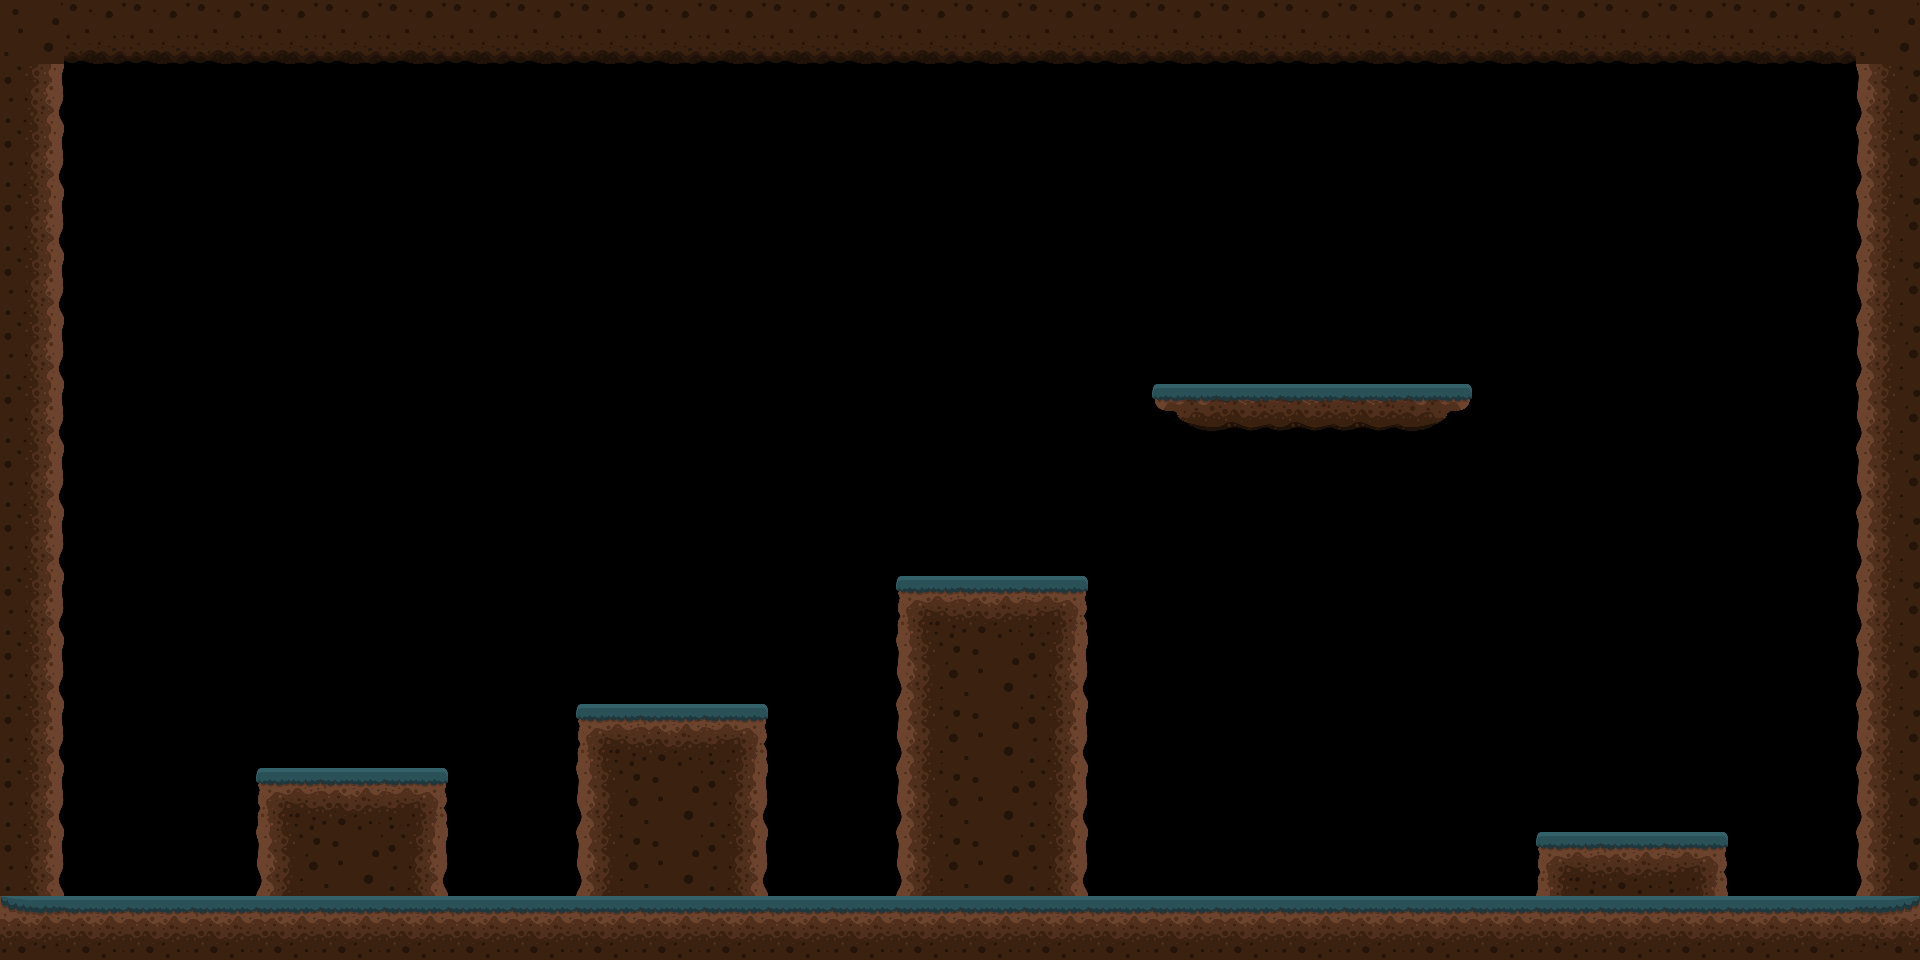

A 2D game scene composited from a Tiled map and its tileset images. What follows is a short description and the map's XML, with every tile layer's data as written:
An orthogonal 30x15 tile map with 64x64 px tiles, 2 tile layers (solido, plataforma).

<map version="1.0" tiledversion="1.0.3" orientation="orthogonal" renderorder="right-down" width="30" height="15" tilewidth="64" tileheight="64" nextobjectid="1">
 <tileset firstgid="1" name="tileset_alt" tilewidth="64" tileheight="64" tilecount="16" columns="4">
  <image source="../PNGs/tileset_alt.png" width="256" height="256" />
 </tileset>
 <layer name="solido" width="30" height="15">
  <data encoding="csv">
6,10,10,10,10,10,10,10,10,10,10,10,10,10,10,10,10,10,10,10,10,10,10,10,10,10,10,10,10,6,
7,0,0,0,0,0,0,0,0,0,0,0,0,0,0,0,0,0,0,0,0,0,0,0,0,0,0,0,0,5,
7,0,0,0,0,0,0,0,0,0,0,0,0,0,0,0,0,0,0,0,0,0,0,0,0,0,0,0,0,5,
7,0,0,0,0,0,0,0,0,0,0,0,0,0,0,0,0,0,0,0,0,0,0,0,0,0,0,0,0,5,
7,0,0,0,0,0,0,0,0,0,0,0,0,0,0,0,0,0,0,0,0,0,0,0,0,0,0,0,0,5,
7,0,0,0,0,0,0,0,0,0,0,0,0,0,0,0,0,0,0,0,0,0,0,0,0,0,0,0,0,5,
7,0,0,0,0,0,0,0,0,0,0,0,0,0,0,0,0,0,0,0,0,0,0,0,0,0,0,0,0,5,
7,0,0,0,0,0,0,0,0,0,0,0,0,0,0,0,0,0,0,0,0,0,0,0,0,0,0,0,0,5,
7,0,0,0,0,0,0,0,0,0,0,0,0,0,0,0,0,0,0,0,0,0,0,0,0,0,0,0,0,5,
7,0,0,0,0,0,0,0,0,0,0,0,0,0,1,2,3,0,0,0,0,0,0,0,0,0,0,0,0,5,
7,0,0,0,0,0,0,0,0,0,0,0,0,0,5,6,7,0,0,0,0,0,0,0,0,0,0,0,0,5,
7,0,0,0,0,0,0,0,0,1,2,3,0,0,5,6,7,0,0,0,0,0,0,0,0,0,0,0,0,5,
7,0,0,0,1,2,3,0,0,5,6,7,0,0,5,6,7,0,0,0,0,0,0,0,0,0,0,0,0,5,
7,0,0,0,5,6,7,0,0,5,6,7,0,0,5,6,7,0,0,0,0,0,0,0,1,2,3,0,0,5,
16,2,2,2,2,2,2,2,2,2,2,2,2,2,2,2,2,2,2,2,2,2,2,2,2,2,2,2,2,4
</data>
 </layer>
 <layer name="plataforma" width="30" height="15">
  <data encoding="csv">
0,0,0,0,0,0,0,0,0,0,0,0,0,0,0,0,0,0,0,0,0,0,0,0,0,0,0,0,0,0,
0,0,0,0,0,0,0,0,0,0,0,0,0,0,0,0,0,0,0,0,0,0,0,0,0,0,0,0,0,0,
0,0,0,0,0,0,0,0,0,0,0,0,0,0,0,0,0,0,0,0,0,0,0,0,0,0,0,0,0,0,
0,0,0,0,0,0,0,0,0,0,0,0,0,0,0,0,0,0,0,0,0,0,0,0,0,0,0,0,0,0,
0,0,0,0,0,0,0,0,0,0,0,0,0,0,0,0,0,0,0,0,0,0,0,0,0,0,0,0,0,0,
0,0,0,0,0,0,0,0,0,0,0,0,0,0,0,0,0,0,0,0,0,0,0,0,0,0,0,0,0,0,
0,0,0,0,0,0,0,0,0,0,0,0,0,0,0,0,0,0,13,14,14,14,15,0,0,0,0,0,0,0,
0,0,0,0,0,0,0,0,0,0,0,0,0,0,0,0,0,0,0,0,0,0,0,0,0,0,0,0,0,0,
0,0,0,0,0,0,0,0,0,0,0,0,0,0,0,0,0,0,0,0,0,0,0,0,0,0,0,0,0,0,
0,0,0,0,0,0,0,0,0,0,0,0,0,0,0,0,0,0,0,0,0,0,0,0,0,0,0,0,0,0,
0,0,0,0,0,0,0,0,0,0,0,0,0,0,0,0,0,0,0,0,0,0,0,0,0,0,0,0,0,0,
0,0,0,0,0,0,0,0,0,0,0,0,0,0,0,0,0,0,0,0,0,0,0,0,0,0,0,0,0,0,
0,0,0,0,0,0,0,0,0,0,0,0,0,0,0,0,0,0,0,0,0,0,0,0,0,0,0,0,0,0,
0,0,0,0,0,0,0,0,0,0,0,0,0,0,0,0,0,0,0,0,0,0,0,0,0,0,0,0,0,0,
0,0,0,0,0,0,0,0,0,0,0,0,0,0,0,0,0,0,0,0,0,0,0,0,0,0,0,0,0,0
</data>
 </layer>
</map>
